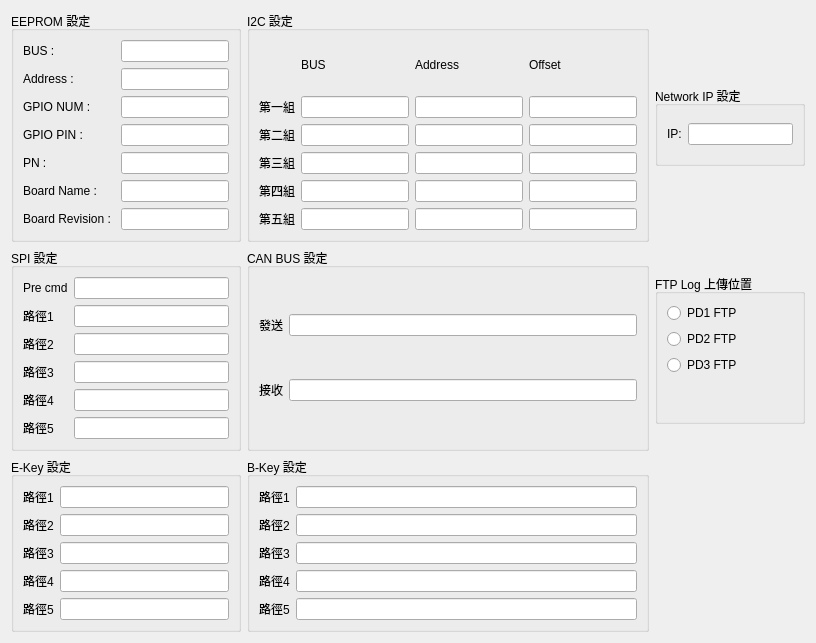
    <widget class="QWidget" name="preview1">
     <attribute name="title">
      <string>測試參數預覽1</string>
     </attribute>
     <layout class="QGridLayout" name="gridLayout_13">
      <item row="2" column="0">
       <widget class="QGroupBox" name="SPI_setting_groupBox">
        <property name="title">
         <string>SPI 設定</string>
        </property>
        <layout class="QGridLayout" name="gridLayout_14">
         <item row="0" column="0">
          <widget class="QLabel" name="label_59">
           <property name="text">
            <string>Pre cmd</string>
           </property>
          </widget>
         </item>
         <item row="0" column="1">
          <widget class="QLineEdit" name="spi_precmd_lineEdit"/>
         </item>
         <item row="1" column="0">
          <widget class="QLabel" name="label_124">
           <property name="text">
            <string>路徑1</string>
           </property>
          </widget>
         </item>
         <item row="1" column="1">
          <widget class="QLineEdit" name="spi_1_lineEdit"/>
         </item>
         <item row="2" column="0">
          <widget class="QLabel" name="label_125">
           <property name="text">
            <string>路徑2</string>
           </property>
          </widget>
         </item>
         <item row="2" column="1">
          <widget class="QLineEdit" name="spi_2_lineEdit"/>
         </item>
         <item row="3" column="0">
          <widget class="QLabel" name="label_126">
           <property name="text">
            <string>路徑3</string>
           </property>
          </widget>
         </item>
         <item row="3" column="1">
          <widget class="QLineEdit" name="spi_3_lineEdit"/>
         </item>
         <item row="4" column="0">
          <widget class="QLabel" name="label_127">
           <property name="text">
            <string>路徑4</string>
           </property>
          </widget>
         </item>
         <item row="4" column="1">
          <widget class="QLineEdit" name="spi_4_lineEdit"/>
         </item>
         <item row="5" column="0">
          <widget class="QLabel" name="label_132">
           <property name="text">
            <string>路徑5</string>
           </property>
          </widget>
         </item>
         <item row="5" column="1">
          <widget class="QLineEdit" name="spi_5_lineEdit"/>
         </item>
        </layout>
       </widget>
      </item>
      <item row="4" column="1">
       <widget class="QGroupBox" name="BKEY_setting_groupBox">
        <property name="title">
         <string>B-Key 設定</string>
        </property>
        <layout class="QGridLayout" name="gridLayout_20">
         <item row="0" column="0">
          <widget class="QLabel" name="label_148">
           <property name="text">
            <string>路徑1</string>
           </property>
          </widget>
         </item>
         <item row="0" column="1">
          <widget class="QLineEdit" name="bkey_1_lineEdit"/>
         </item>
         <item row="1" column="0">
          <widget class="QLabel" name="label_149">
           <property name="text">
            <string>路徑2</string>
           </property>
          </widget>
         </item>
         <item row="1" column="1">
          <widget class="QLineEdit" name="bkey_2_lineEdit"/>
         </item>
         <item row="2" column="0">
          <widget class="QLabel" name="label_150">
           <property name="text">
            <string>路徑3</string>
           </property>
          </widget>
         </item>
         <item row="2" column="1">
          <widget class="QLineEdit" name="bkey_3_lineEdit"/>
         </item>
         <item row="3" column="0">
          <widget class="QLabel" name="label_151">
           <property name="text">
            <string>路徑4</string>
           </property>
          </widget>
         </item>
         <item row="3" column="1">
          <widget class="QLineEdit" name="bkey_4_lineEdit"/>
         </item>
         <item row="4" column="0">
          <widget class="QLabel" name="label_152">
           <property name="text">
            <string>路徑5</string>
           </property>
          </widget>
         </item>
         <item row="4" column="1">
          <widget class="QLineEdit" name="bkey_5_lineEdit"/>
         </item>
        </layout>
       </widget>
      </item>
      <item row="4" column="0">
       <widget class="QGroupBox" name="EKEY_setting_groupBox">
        <property name="title">
         <string>E-Key 設定</string>
        </property>
        <layout class="QGridLayout" name="gridLayout_6">
         <item row="0" column="0">
          <widget class="QLabel" name="label_110">
           <property name="text">
            <string>路徑1</string>
           </property>
          </widget>
         </item>
         <item row="0" column="1">
          <widget class="QLineEdit" name="ekey_1_lineEdit"/>
         </item>
         <item row="1" column="0">
          <widget class="QLabel" name="label_111">
           <property name="text">
            <string>路徑2</string>
           </property>
          </widget>
         </item>
         <item row="1" column="1">
          <widget class="QLineEdit" name="ekey_2_lineEdit"/>
         </item>
         <item row="2" column="0">
          <widget class="QLabel" name="label_112">
           <property name="text">
            <string>路徑3</string>
           </property>
          </widget>
         </item>
         <item row="2" column="1">
          <widget class="QLineEdit" name="ekey_3_lineEdit"/>
         </item>
         <item row="3" column="0">
          <widget class="QLabel" name="label_113">
           <property name="text">
            <string>路徑4</string>
           </property>
          </widget>
         </item>
         <item row="3" column="1">
          <widget class="QLineEdit" name="ekey_4_lineEdit"/>
         </item>
         <item row="4" column="0">
          <widget class="QLabel" name="label_114">
           <property name="text">
            <string>路徑5</string>
           </property>
          </widget>
         </item>
         <item row="4" column="1">
          <widget class="QLineEdit" name="ekey_5_lineEdit"/>
         </item>
        </layout>
       </widget>
      </item>
      <item row="2" column="1">
       <widget class="QGroupBox" name="CANBUS_setting_groupBox">
        <property name="title">
         <string>CAN BUS 設定</string>
        </property>
        <layout class="QGridLayout" name="gridLayout_15">
         <item row="1" column="1">
          <widget class="QLineEdit" name="canbus_2_lineEdit"/>
         </item>
         <item row="0" column="1">
          <widget class="QLineEdit" name="canbus_1_lineEdit"/>
         </item>
         <item row="1" column="0">
          <widget class="QLabel" name="label_93">
           <property name="text">
            <string>接收</string>
           </property>
          </widget>
         </item>
         <item row="0" column="0">
          <widget class="QLabel" name="label_89">
           <property name="text">
            <string>發送</string>
           </property>
          </widget>
         </item>
        </layout>
       </widget>
      </item>
      <item row="0" column="0">
       <widget class="QGroupBox" name="EEPROM_setting_groupBox">
        <property name="maximumSize">
         <size>
          <width>300</width>
          <height>450</height>
         </size>
        </property>
        <property name="title">
         <string>EEPROM 設定</string>
        </property>
        <layout class="QFormLayout" name="formLayout_2">
         <item row="0" column="0">
          <widget class="QLabel" name="I2CBUS_label">
           <property name="text">
            <string>BUS : </string>
           </property>
          </widget>
         </item>
         <item row="0" column="1">
          <widget class="QLineEdit" name="BUS_lineEdit"/>
         </item>
         <item row="1" column="0">
          <widget class="QLabel" name="I2CAddr_label">
           <property name="text">
            <string>Address : </string>
           </property>
          </widget>
         </item>
         <item row="1" column="1">
          <widget class="QLineEdit" name="Addre_lineEdit"/>
         </item>
         <item row="2" column="0">
          <widget class="QLabel" name="gpionum_label">
           <property name="text">
            <string>GPIO NUM : </string>
           </property>
          </widget>
         </item>
         <item row="2" column="1">
          <widget class="QLineEdit" name="GPIO_NUM_lineEdit"/>
         </item>
         <item row="3" column="0">
          <widget class="QLabel" name="gpiopin_label">
           <property name="text">
            <string>GPIO PIN : </string>
           </property>
          </widget>
         </item>
         <item row="3" column="1">
          <widget class="QLineEdit" name="GPIO_PIN_lineEdit"/>
         </item>
         <item row="4" column="0">
          <widget class="QLabel" name="pn_label">
           <property name="text">
            <string>PN : </string>
           </property>
          </widget>
         </item>
         <item row="4" column="1">
          <widget class="QLineEdit" name="PN_lineEdit"/>
         </item>
         <item row="5" column="0">
          <widget class="QLabel" name="baordname_label">
           <property name="text">
            <string>Board Name : </string>
           </property>
          </widget>
         </item>
         <item row="5" column="1">
          <widget class="QLineEdit" name="Board_NAME_lineEdit"/>
         </item>
         <item row="6" column="0">
          <widget class="QLabel" name="Boardrevision_label">
           <property name="text">
            <string>Board Revision : </string>
           </property>
          </widget>
         </item>
         <item row="6" column="1">
          <widget class="QLineEdit" name="Board_Revision_lineEdit"/>
         </item>
        </layout>
       </widget>
      </item>
      <item row="0" column="1">
       <widget class="QGroupBox" name="I2C_setting_groupBox">
        <property name="title">
         <string>I2C 設定</string>
        </property>
        <layout class="QGridLayout" name="gridLayout_10">
         <item row="5" column="3">
          <widget class="QLineEdit" name="i2c_offset5_lineEdit"/>
         </item>
         <item row="0" column="2">
          <widget class="QLabel" name="label_117">
           <property name="text">
            <string>Address</string>
           </property>
          </widget>
         </item>
         <item row="4" column="1">
          <widget class="QLineEdit" name="i2c_bus4_lineEdit"/>
         </item>
         <item row="1" column="3">
          <widget class="QLineEdit" name="i2c_offset1_lineEdit"/>
         </item>
         <item row="3" column="2">
          <widget class="QLineEdit" name="i2c_addr3_lineEdit"/>
         </item>
         <item row="3" column="0">
          <widget class="QLabel" name="label_121">
           <property name="text">
            <string>第三組</string>
           </property>
          </widget>
         </item>
         <item row="1" column="2">
          <widget class="QLineEdit" name="i2c_addr1_lineEdit"/>
         </item>
         <item row="3" column="1">
          <widget class="QLineEdit" name="i2c_bus3_lineEdit"/>
         </item>
         <item row="5" column="0">
          <widget class="QLabel" name="label_123">
           <property name="text">
            <string>第五組</string>
           </property>
          </widget>
         </item>
         <item row="3" column="3">
          <widget class="QLineEdit" name="i2c_offset3_lineEdit"/>
         </item>
         <item row="2" column="2">
          <widget class="QLineEdit" name="i2c_addr2_lineEdit"/>
         </item>
         <item row="4" column="0">
          <widget class="QLabel" name="label_122">
           <property name="text">
            <string>第四組</string>
           </property>
          </widget>
         </item>
         <item row="4" column="3">
          <widget class="QLineEdit" name="i2c_offset4_lineEdit"/>
         </item>
         <item row="0" column="3">
          <widget class="QLabel" name="label_118">
           <property name="text">
            <string>Offset</string>
           </property>
          </widget>
         </item>
         <item row="1" column="0">
          <widget class="QLabel" name="label_119">
           <property name="text">
            <string>第一組</string>
           </property>
          </widget>
         </item>
         <item row="2" column="3">
          <widget class="QLineEdit" name="i2c_offset2_lineEdit"/>
         </item>
         <item row="2" column="0">
          <widget class="QLabel" name="label_120">
           <property name="text">
            <string>第二組</string>
           </property>
          </widget>
         </item>
         <item row="1" column="1">
          <widget class="QLineEdit" name="i2c_bus1_lineEdit"/>
         </item>
         <item row="2" column="1">
          <widget class="QLineEdit" name="i2c_bus2_lineEdit"/>
         </item>
         <item row="0" column="1">
          <widget class="QLabel" name="label_116">
           <property name="text">
            <string>BUS</string>
           </property>
          </widget>
         </item>
         <item row="4" column="2">
          <widget class="QLineEdit" name="i2c_addr4_lineEdit"/>
         </item>
         <item row="5" column="2">
          <widget class="QLineEdit" name="i2c_addr5_lineEdit"/>
         </item>
         <item row="5" column="1">
          <widget class="QLineEdit" name="i2c_bus5_lineEdit"/>
         </item>
        </layout>
       </widget>
      </item>
      <item row="2" column="4">
       <widget class="QGroupBox" name="FTP_setting_groupBox">
        <property name="maximumSize">
         <size>
          <width>150</width>
          <height>150</height>
         </size>
        </property>
        <property name="title">
         <string>FTP Log 上傳位置</string>
        </property>
        <layout class="QFormLayout" name="formLayout_4">
         <item row="0" column="0">
          <widget class="QRadioButton" name="PD1_FTP_radioButton">
           <property name="text">
            <string>PD1 FTP</string>
           </property>
          </widget>
         </item>
         <item row="1" column="0">
          <widget class="QRadioButton" name="PD2_FTP_radioButton">
           <property name="text">
            <string>PD2 FTP</string>
           </property>
          </widget>
         </item>
         <item row="2" column="0">
          <widget class="QRadioButton" name="PD3_FTP_radioButton">
           <property name="text">
            <string>PD3 FTP</string>
           </property>
          </widget>
         </item>
        </layout>
       </widget>
      </item>
      <item row="0" column="4">
       <widget class="QGroupBox" name="IP_setting_groupBox">
        <property name="maximumSize">
         <size>
          <width>150</width>
          <height>80</height>
         </size>
        </property>
        <property name="title">
         <string>Network IP 設定</string>
        </property>
        <layout class="QGridLayout" name="gridLayout_11">
         <item row="0" column="0">
          <widget class="QLabel" name="label_28">
           <property name="text">
            <string>IP:</string>
           </property>
          </widget>
         </item>
         <item row="0" column="1">
          <widget class="QLineEdit" name="IP_lineEdit"/>
         </item>
        </layout>
       </widget>
      </item>
     </layout>
    </widget>
